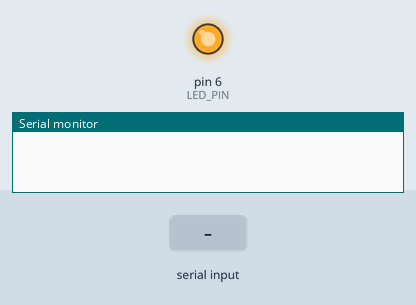
Simulated run of this sketch. Board: Arduino Uno, built with avr-gcc and run on an emulated ATmega328P. On the bench: output pins drawn as LEDs (lit = HIGH), the last lines printed to the serial monitor. The inputs (shaded band) are chosen by the test bench.

Above: at 1.2 s.
1.3 s: "0" received over the second serial link
At 2.5 s:
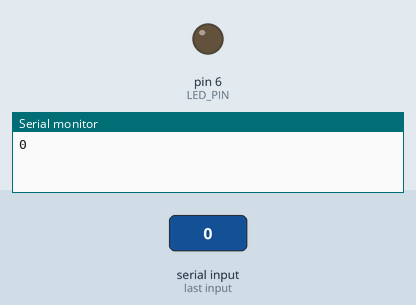
2.8 s: "1" received over the second serial link
At 3.7 s:
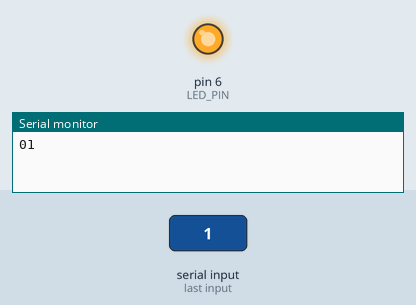
Timing chart, 0 to 5.8 s (numbered marks = the images above; inputs shaded):
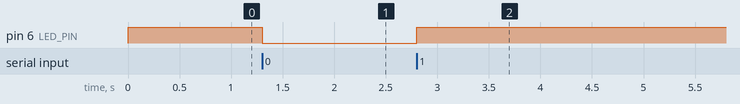

The sketch:

Uart_Arduino.ino
```cpp
#include <Arduino.h>
#include <SoftwareSerial.h>

#define RX_PIN 4
#define TX_PIN 5
#define LED_PIN 6

SoftwareSerial mySerial(RX_PIN, TX_PIN);

void setup() {
  Serial.begin(115200);
  mySerial.begin(115200);
  pinMode(LED_PIN, OUTPUT);
  digitalWrite(LED_PIN, HIGH);
}

void loop() {
  if(mySerial.available()){
    char c = mySerial.read();
    Serial.write(c);

    if(c == '0') digitalWrite(LED_PIN, LOW);
    else if( c == '1') digitalWrite(LED_PIN, HIGH);
    else Serial.print("Invalid character");
  }
}
```

Measured:
- after the input at 1.3 s, pin 6 (LED_PIN): HIGH → LOW at once
- after the input at 2.8 s, pin 6 (LED_PIN): LOW → HIGH at once
